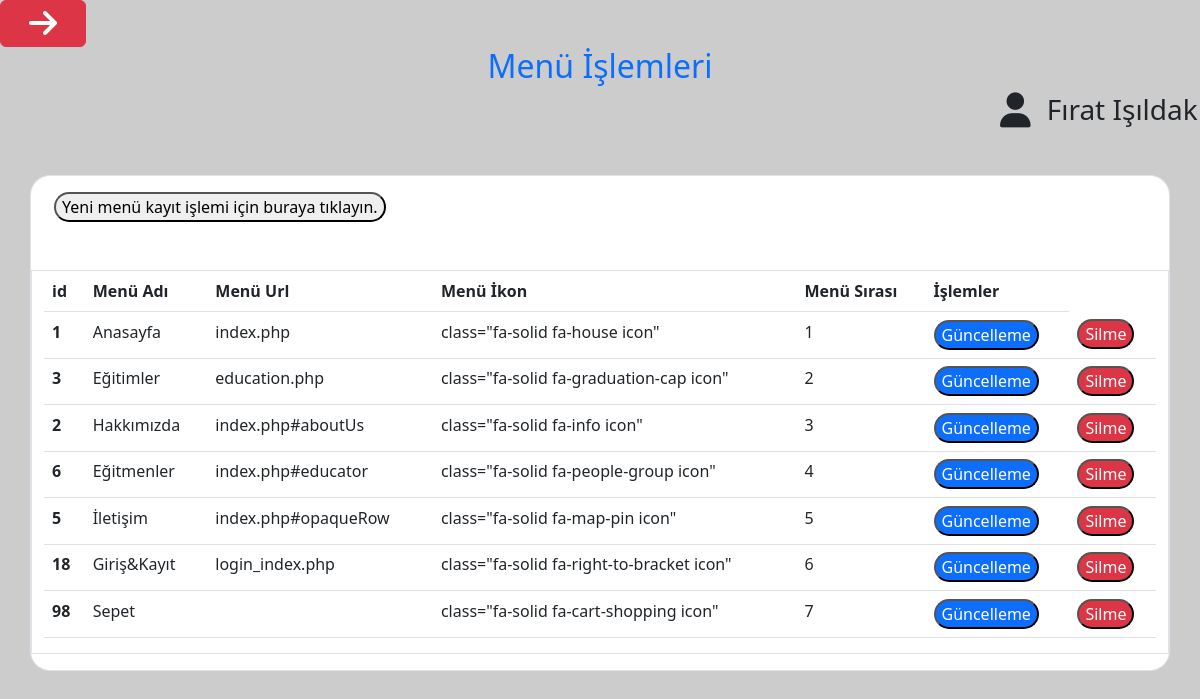
/admin_MenuProcess.php (signed in), run on the app's committed database.
### tables this page shows
CREATE TABLE `menutable` (
  `id` int(11) NOT NULL,
  `menuName` varchar(50) NOT NULL,
  `menuUrl` varchar(255) NOT NULL,
  `menuIcon` varchar(255) DEFAULT NULL,
  `siralama` int(11) DEFAULT NULL
);

### admin_MenuProcess.php (the view, shortened to what this page needs)
<!DOCTYPE html>
<html lang="en">
<head>
    <link rel="stylesheet" href="bootstrap.css">
    <?php
    include("MyClass.php");
    include("inc/adminHead.php");
    ?>
</head>
<body>
    <h2 class="text-center text-primary">Menü İşlemleri</h2>
    <link rel="stylesheet" href="./css/educationStyle.css">
    <h3 class="offset-md-10"><i class="fa-solid fa-user fa-lg me-3"></i><?php echo $_SESSION["username"] ?></h3>
    <div class="container rowColor border inputOval mt-5 pb-3">
        <form id="Login" class="input-group" action="admin_MenuProcess.php" method="post">
            <div class="row">
                <div class="col-md-12 mt-3">
                </div>
            </div>
            <div class="row">
                <div class="col-md-12 mt-3">
                    <button type="button" name="menuSave" class="inputOval btn-success" data-bs-toggle="modal" data-bs-target="#saveModal">Yeni menü kayıt işlemi için buraya tıklayın.</button></td>
                </div>
            </div>
        </form>
        <div class="row">
            <div class="col-md-12 border mt-5">
                <table class="table table-hover" id="menuTableView">
                    <thead>
                        <tr>
                            <th scope="col">id</th>
                            <th scope="col">Menü Adı</th>
                            <th scope="col">Menü Url</th>
                            <th scope="col">Menü İkon</th>
                            <th scope="col">Menü Sırası</th>
                            <th scope="col">İşlemler</th>
                        </tr>
                    </thead>
                    <?php
                    $menuItems = array();
                    $result = $db->query("SELECT * FROM menutable ORDER BY siralama ASC");
                    if ($result->rowCount() > 0) {
                        while ($row = $result->fetch(PDO::FETCH_ASSOC)) {
                            $menuItem = array("id" => $row["id"], "menuName" => $row["menuName"], "menuUrl" => $row["menuUrl"], "menuIcon" => $row["menuIcon"], "siralama" => $row["siralama"]);
                            $menuItems[] = $menuItem;
                        }
                    } else {
                        echo "Veritabanında hiç veri bulunamadı.";
                    }
                    foreach ($menuItems as $item) {
                        echo ' <tbody>';
                        echo ' <tr>';
                        echo '<th scope="row">' . $item['id'] . '</th>';
                        echo '<td>' . $item['menuName'] . '</td>';
                        echo '<td>' . $item['menuUrl'] . '</td>';
                        echo '<td>' . $item['menuIcon'] . '</td>';
                        echo '<td>' . $item['siralama'] . '</td>';
                        echo '<td><button type="button" name="menuUpdate" class="bg-primary inputOval text-white" data-bs-toggle="modal" data-bs-target="#updateModal">Güncelleme</button></td>';
                        echo '<td><button type="button" name="menuDelete" class="bg-danger inputOval text-white" data-bs-toggle="modal" data-bs-target="#deleteModal">Silme</button></td>';
                        echo ' <tr>';
                        echo ' <tbody>';
                    }
                    ?>
                </table>
            </div>
        </div>
    </div>
</body>
</html>

### css/educationStyle.css (style rules this page uses)
.rowColor { background:white; }
.inputOval { border-radius: 20px; }

### admin_MenuProcess.php (style rules this page uses)
body { background-color: #CCCCCC; }

### data on the page
menutable: id "1", menuName "Anasayfa", menuUrl "index.php", menuIcon "class=\"fa-solid fa-house icon\"", siralama "1"
menutable: id "3", menuName "Eğitimler", menuUrl "education.php", menuIcon "class=\"fa-solid fa-graduation-cap icon\"", siralama "2"
menutable: id "2", menuName "Hakkımızda", menuUrl "index.php#aboutUs", menuIcon "class=\"fa-solid fa-info icon\"", siralama "3"
menutable: id "6", menuName "Eğitmenler", menuUrl "index.php#educator", menuIcon "class=\"fa-solid fa-people-group icon\"", siralama "4"
menutable: id "5", menuName "İletişim", menuUrl "index.php#opaqueRow", menuIcon "class=\"fa-solid fa-map-pin icon\"", siralama "5"
menutable: id "18", menuName "Giriş&Kayıt", menuUrl "login_index.php", menuIcon "class=\"fa-solid fa-right-to-bracket icon\"", siralama "6"
menutable: id "98", menuName "Sepet", menuIcon "class=\"fa-solid fa-cart-shopping icon\"", siralama "7"

### other printed values
$_SESSION["username"] "Fırat Işıldak"
